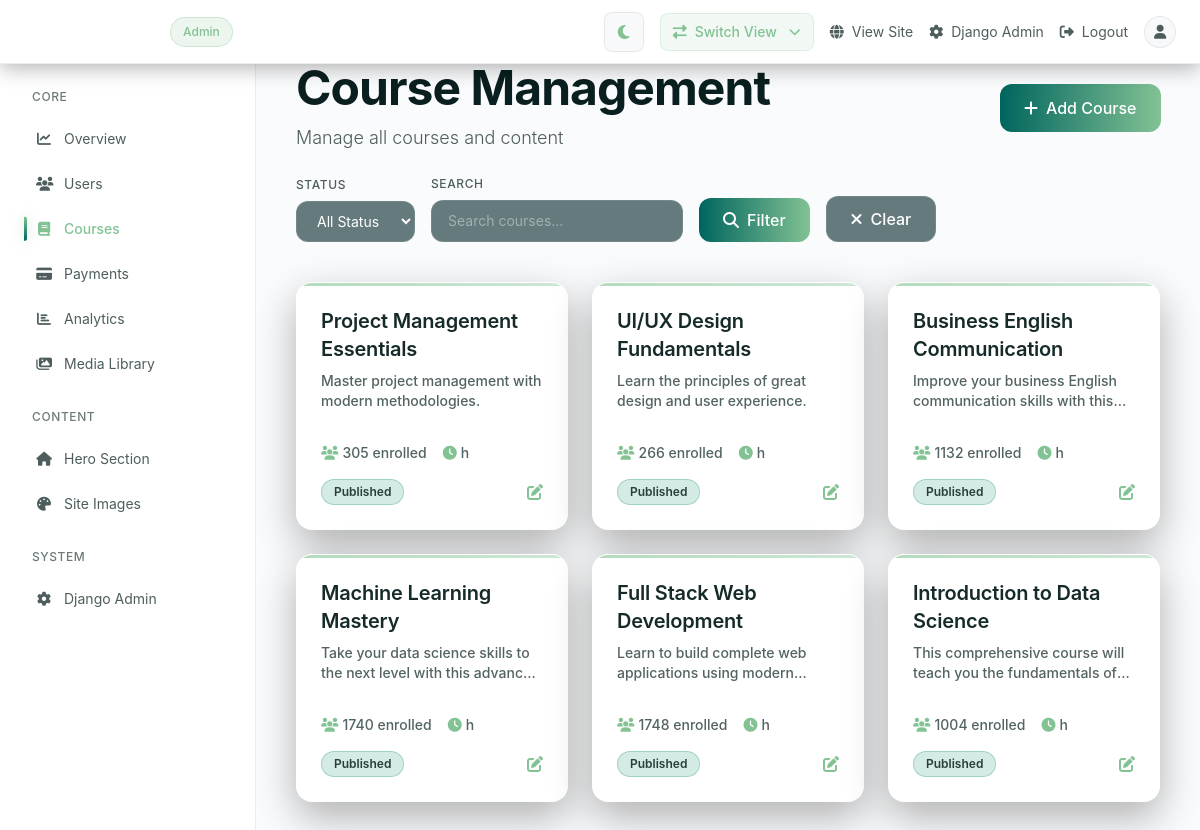
The page /dashboard/courses/ (signed in) on the database its author committed.
### myApp/models.py (models this page shows, shortened)
class Course(models.Model):
    LEVEL_CHOICES = [
        ('beginner', 'Beginner'),
        ('intermediate', 'Intermediate'),
        ('advanced', 'Advanced'),
    ]
    STATUS_CHOICES = [
        ('draft', 'Draft'),
        ('published', 'Published'),
        ('archived', 'Archived'),
    ]
    COURSE_TYPE_CHOICES = [
        ('recorded', 'Recorded'),
        ('live', 'Live'),
        ('hybrid', 'Hybrid'),
    ]
    title = models.CharField(max_length=200)
    slug = models.SlugField(unique=True)
    description = models.TextField()
    short_description = models.CharField(max_length=300)  # For cards
    outcome = models.CharField(max_length=300)  # What students will achieve
    thumbnail = models.ImageField(upload_to='courses/thumbnails/', blank=True, null=True)
    preview_video = models.URLField(blank=True)  # 30-sec preview URL
    category = models.ForeignKey(Category, on_delete=models.SET_NULL, null=True, related_name='courses')
    level = models.CharField(max_length=20, choices=LEVEL_CHOICES, default='beginner')
    course_type = models.CharField(max_length=20, choices=COURSE_TYPE_CHOICES, default='recorded', help_text='Type of course: Recorded (self-paced), Live (scheduled sessions), or Hybrid (combination)')
    instructor = models.ForeignKey(User, on_delete=models.SET_NULL, null=True, related_name='courses_taught')
    price = models.DecimalField(max_digits=10, decimal_places=2, default=0)
    currency = models.CharField(max_length=3, default='USD')
    is_free = models.BooleanField(default=False)
    estimated_hours = models.PositiveIntegerField(default=10)
    lessons_count = models.PositiveIntegerField(default=0)  # Computed field
    language = models.CharField(max_length=10, default='en')
    available_languages = models.JSONField(default=list)  # ['en', 'es', 'fr']
    has_certificate = models.BooleanField(default=True)
    has_ai_tutor = models.BooleanField(default=True)
    has_quizzes = models.BooleanField(default=True)
    status = models.CharField(max_length=20, choices=STATUS_CHOICES, default='draft')
    meta_title = models.CharField(max_length=70, blank=True)
    meta_description = models.CharField(max_length=160, blank=True)
    enrolled_count = models.PositiveIntegerField(default=0)
    completion_rate = models.FloatField(default=0)  # Percentage
    average_rating = models.FloatField(default=0, validators=[MinValueValidator(0), MaxValueValidator(5)])
    created_at = models.DateTimeField(auto_now_add=True)
    updated_at = models.DateTimeField(auto_now=True)
    published_at = models.DateTimeField(null=True, blank=True)
    class Meta:
        ordering = ['-created_at']

### myApp/views.py (the view, shortened to what this page needs)
        def wrapper(request, *args, **kwargs):
            if not request.user.is_authenticated:
                return redirect('login')
            if 'admin' in allowed_roles and (request.user.is_superuser or request.user.is_staff):
                return view_func(request, *args, **kwargs)

### myApp/context_processors.py (called while the page is built)
def currency_context(request):
    selected_currency = request.session.get('selected_currency', 'USD')
    available_currencies = [choice[0] for choice in CoursePricing.CURRENCY_CHOICES]
    return {
        'selected_currency': selected_currency,
        'available_currencies': available_currencies,
        'currency_choices': CoursePricing.CURRENCY_CHOICES,
    }

### myApp/dashboard_views.py (called while the page is built)
@login_required
@role_required(['admin'])
def dashboard_courses(request):
    courses = Course.objects.select_related('category', 'instructor').order_by('-created_at')
    status = request.GET.get('status')
    search = request.GET.get('search')
    if status:
        courses = courses.filter(status=status)
    if search:
        courses = courses.filter(
            Q(title__icontains=search) |
            Q(description__icontains=search)
        )
    paginator = Paginator(courses, 20)
    page = request.GET.get('page', 1)
    courses = paginator.get_page(page)
    context = {
        'courses': courses,
    }
    return render(request, 'dashboard/courses.html', context)

### myApp/views.py (called while the page is built, shortened)
def role_required(allowed_roles):
    def decorator(view_func):
        def wrapper(request, *args, **kwargs):
            if not request.user.is_authenticated:
                return redirect('login')
            if 'admin' in allowed_roles and (request.user.is_superuser or request.user.is_staff):
                return view_func(request, *args, **kwargs)
        return wrapper
    return decorator

### myApp/templates/dashboard/courses.html (shortened to what this page needs)
{% extends 'dashboard/base.html' %}
{% block content %}
<div class="w-full max-w-[1600px] mx-auto">
    <div class="mb-8 sm:mb-10 animate-fade-in-up stagger-1">
        <div class="flex flex-col sm:flex-row sm:items-center sm:justify-between gap-4 mb-6">
            <div>
                <h1 class="text-3xl sm:text-4xl lg:text-5xl font-extralight text-white mb-3 tracking-[-0.02em]">
                    Course Management
                </h1>
                <p class="text-base sm:text-lg text-white/70 font-light">Manage all courses and content</p>
            </div>
            <a href="/django-admin/myApp/course/add/" class="inline-flex items-center gap-2 bg-gradient-to-r from-[#00655F] to-[#82C293] text-white px-6 py-3 rounded-xl no-underline font-medium hover:shadow-[0_8px_25px_rgba(130,194,147,0.4)] hover:scale-105 transition-all duration-300 group animate-scale-in">
                <i class="fas fa-plus transition-transform duration-300 group-hover:rotate-90"></i>
                <span>Add Course</span>
            </a>
        </div>
        <div class="flex flex-wrap gap-4 mb-6 animate-fade-in-up stagger-2">
            <form method="get" class="flex flex-wrap gap-4 items-end">
                <div>
                    <label class="block text-xs uppercase tracking-wider text-white/60 mb-2 font-medium">Status</label>
                    <select name="status" class="px-4 py-2.5 rounded-xl border border-white/10 bg-[#254346]/70 backdrop-blur-md text-white placeholder:text-white/40 text-sm focus:outline-none focus:ring-2 focus:ring-[#82C293]/40 focus:border-[#82C293]/50">
                        <option value="">All Status</option>
                    </select>
                </div>
                <div>
                    <label class="block text-xs uppercase tracking-wider text-white/60 mb-2 font-medium">Search</label>
                    <input type="text" name="search" value="{{ request.GET.search }}" placeholder="Search courses..." class="px-4 py-2.5 rounded-xl border border-white/10 bg-[#254346]/70 backdrop-blur-md text-white placeholder:text-white/40 text-sm focus:outline-none focus:ring-2 focus:ring-[#82C293]/40 focus:border-[#82C293]/50">
                </div>
                <button type="submit" class="px-6 py-2.5 bg-gradient-to-r from-[#00655F] to-[#82C293] text-white rounded-xl hover:shadow-[0_8px_25px_rgba(130,194,147,0.4)] hover:scale-105 transition-all duration-300 font-medium group">
                    <i class="fas fa-search mr-2 transition-transform duration-300 group-hover:scale-110"></i>Filter
                </button>
                <a href="{% url 'dashboard:courses' %}" class="px-6 py-2.5 bg-[#254346]/70 border border-white/10 text-white rounded-xl hover:bg-[#254346]/90 hover:border-[#82C293]/40 transition-all duration-300 font-medium hover:scale-105">
                    <i class="fas fa-times mr-2"></i>Clear
                </a>
            </form>
        </div>
    </div>
    <div class="grid grid-cols-1 md:grid-cols-2 lg:grid-cols-3 gap-6">
        {% for course in courses %}
        <div class="bg-[#04363a]/70 backdrop-blur-xl rounded-2xl border border-white/10 shadow-[0_15px_40px_rgba(0,0,0,0.3)] hover:shadow-[0_20px_50px_rgba(130,194,147,0.2)] hover:border-[#82C293]/30 transition-all duration-300 overflow-hidden animate-fade-in-up stagger-{{ forloop.counter|add:2 }} hover:scale-[1.02] hover:-translate-y-1 group">
            <div class="p-6">
                <div class="flex items-start justify-between mb-4">
                    <div class="flex-1">
                        <h3 class="text-xl font-semibold text-white mb-2 group-hover:text-[#82C293] transition-colors duration-300">{{ course.title }}</h3>
                        <p class="text-sm text-white/70 mb-4 line-clamp-2">{{ course.outcome_summary|default:course.description|truncatewords:15 }}</p>
                    </div>
                </div>
                <div class="flex items-center gap-4 mb-4 text-sm text-white/60">
                    <span class="flex items-center gap-1">
                        <i class="fas fa-users text-[#82C293]"></i>
                        {{ course.enrolled_count|default:0 }} enrolled
                    </span>
                    <span class="flex items-center gap-1">
                        <i class="fas fa-clock text-[#82C293]"></i>
                        {{ course.duration_hours }}h
                    </span>
                </div>
                <div class="flex items-center justify-between">
                    <span class="px-3 py-1 rounded-full text-xs font-medium {% if course.status == 'published' %}bg-[#259d78]/20 text-[#259d78] border border-[#259d78]/30{% else %}bg-[#254346]/70 text-white/70 border border-white/20{% endif %}">
                        {{ course.status|title }}
                    </span>
                    <a href="/django-admin/myApp/course/{{ course.id }}/change/" class="text-[#82C293] hover:text-[#8abc59] transition-all duration-300 hover:scale-110 inline-block group/edit" title="Edit in Django Admin">
                        <i class="fas fa-edit transition-transform duration-300 group-hover/edit:rotate-12"></i>
                    </a>
                </div>
            </div>
        </div>
        {% empty %}
        <div class="col-span-full bg-[#04363a]/70 backdrop-blur-xl rounded-2xl border border-white/10 shadow-[0_15px_40px_rgba(0,0,0,0.3)] p-12 text-center animate-fade-in">
            <i class="fas fa-book text-4xl mb-4 text-white/40"></i>
            <p class="text-white/60">No courses found</p>
        </div>
        {% endfor %}
    </div>
</div>
{% endblock %}

### myApp/templates/dashboard/base.html (style rules this page uses)
.animate-fade-in-up { animation: fadeInUp 0.6s ease-out forwards; }
.animate-scale-in { animation: scaleIn 0.5s ease-out forwards; }
.stagger-1 { animation-delay: 0.1s; opacity: 0; }
.stagger-2 { animation-delay: 0.2s; opacity: 0; }
.stagger-3 { animation-delay: 0.3s; opacity: 0; }
.stagger-4 { animation-delay: 0.4s; opacity: 0; }
.stagger-5 { animation-delay: 0.5s; opacity: 0; }
.stagger-6 { animation-delay: 0.6s; opacity: 0; }
* { transition-property: background-color, border-color, color, fill, stroke, opacity, box-shadow, transform; transition-timing-function: cubic-bezier(0.4, 0, 0.2, 1); transition-duration: 200ms; }

### rows shown on the page
Course: title "Project Management Essentials", outcome_summary "Master project management with modern methodologies.", enrolled_count "305", status "Published"
Course: title "UI/UX Design Fundamentals", outcome_summary "Learn the principles of great design and user experience.", enrolled_count "266", status "Published"
Course: title "Business English Communication", outcome_summary "Improve your business English communication skills with…", enrolled_count "1132", status "Published"
Course: title "Machine Learning Mastery", outcome_summary "Take your data science skills to the next level with this…", enrolled_count "1740", status "Published"
Course: title "Full Stack Web Development", outcome_summary "Learn to build complete web applications using…", enrolled_count "1748", status "Published"
Course: title "Introduction to Data Science", outcome_summary "This comprehensive course will teach you the fundamentals…", enrolled_count "1004", status "Published"
